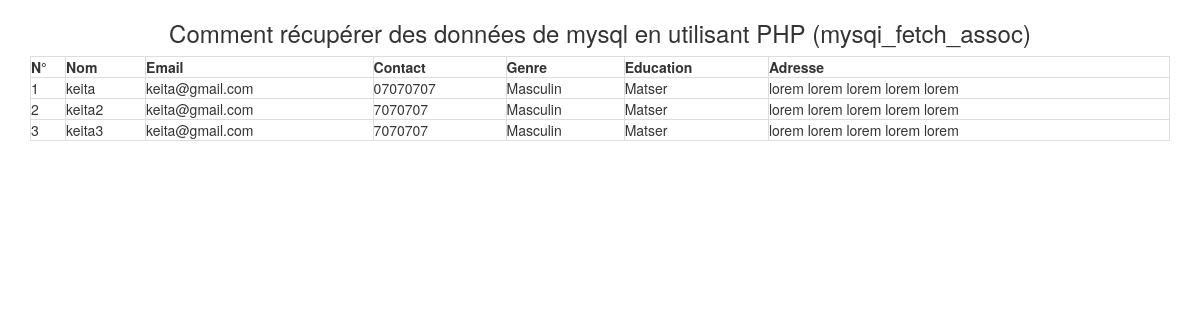
The page / on the database its author committed.
### tables this page shows
CREATE TABLE `utilisateur` (
  `id` int(11) NOT NULL,
  `nom` varchar(255) NOT NULL,
  `email` varchar(255) NOT NULL,
  `contact` varchar(20) NOT NULL,
  `genre` varchar(255) NOT NULL,
  `education` varchar(255) NOT NULL,
  `adresse` longtext NOT NULL
);

### index.php (the view, shortened to what this page needs)
<?php
include_once('config/db.php');
?>
<!DOCTYPE html>
<html lang="en">
<head>
    <link rel="stylesheet" href="https://maxcdn.bootstrapcdn.com/bootstrap/3.4.1/css/bootstrap.min.css">
</head>
<body>
    <div class="container">
        <h3 class="text-center">Comment récupérer des données de mysql en utilisant PHP (mysqi_fetch_assoc)</h3>
        <div class="row justify-content-center">
            <div class="col-md-12">
                <table width="100%"  class="table-dark table-hover table-bordered">
                    <tr>
                        <th>N°</th>
                        <th>Nom</th>
                        <th>Email</th>
                        <th>Contact</th>
                        <th>Genre</th>
                        <th>Education</th>
                        <th>Adresse</th>
                    </tr>
                    <?php
                        $query=mysqli_query($con,"SELECT*FROM utilisateur");
                    $cnt=1;
                    while($row=mysqli_fetch_assoc($query))
                    {
                    ?>
                        <tr>
                            <td><?php echo $cnt; ?></td>
                            <td><?php echo $row['nom'] ?></td>
                            <td><?php echo $row['email']?></td>
                            <td><?php echo $row['contact']?></td>
                            <td><?php echo $row['genre']?></td>
                            <td><?php echo $row['education']?></td>
                            <td><?php echo $row['adresse']?></td>
                        </tr>
                    <?php
                    $cnt=$cnt+1;
                    }
                    ?>
                </table>
            </div>
        </div>
    </div>
</body>
</html>

### rows shown on the page
utilisateur: nom "keita", email "keita@gmail.com", contact "07070707", genre "Masculin", education "Matser", adresse "lorem lorem lorem lorem lorem"
utilisateur: nom "keita2", email "keita@gmail.com", contact "7070707", genre "Masculin", education "Matser", adresse "lorem lorem lorem lorem lorem"
utilisateur: nom "keita3", email "keita@gmail.com", contact "7070707", genre "Masculin", education "Matser", adresse "lorem lorem lorem lorem lorem"
